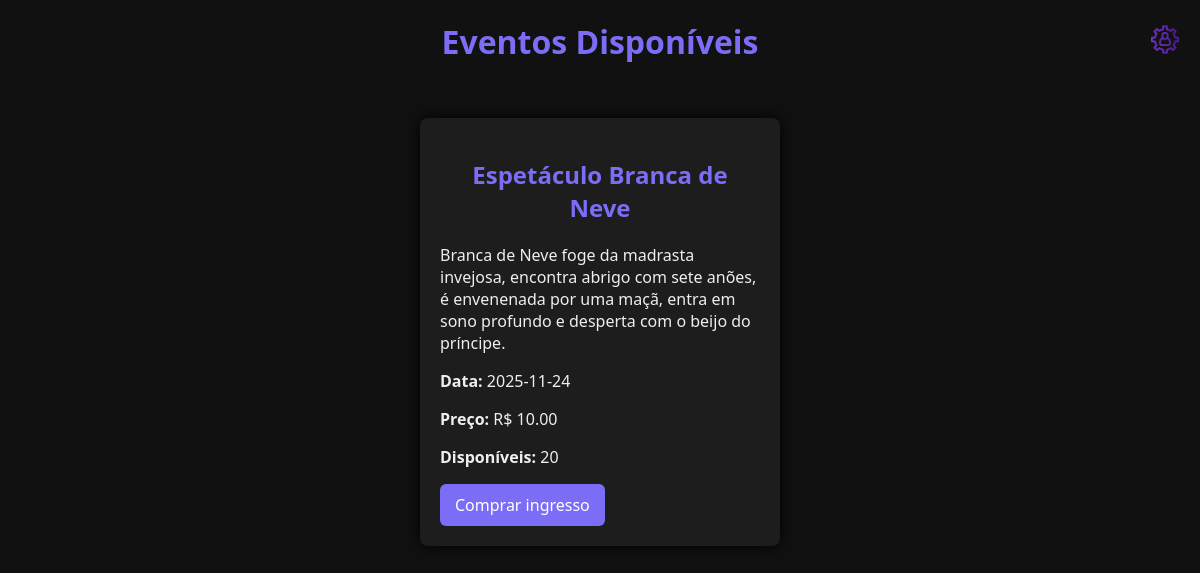
The page / on the database its author committed.
### tables this page shows
CREATE TABLE `eventos` (
  `id` int(11) NOT NULL,
  `titulo` varchar(200) NOT NULL,
  `data_evento` date NOT NULL,
  `descricao` text DEFAULT NULL,
  `preco` decimal(10,2) NOT NULL,
  `capacidade` int(11) NOT NULL,
  `ingressos_vendidos` int(11) DEFAULT 0
);

### index.php (the view)
<?php
require "includes/db.php";
$eventos = $pdo->query("SELECT * FROM eventos ORDER BY data_evento ASC")->fetchAll(PDO::FETCH_ASSOC);
?>
<!DOCTYPE html>
<html>
<head>
<link rel="stylesheet" href="css/geral.css">
</head>
<body>
<div class="header">
<h1>Eventos Disponíveis</h1>
<a href="login.php" class="icon-admin">
    <img src="icone_admin.png" alt="Login Admin">
</a>
</div>
<div class="lista-eventos">
<?php foreach($eventos as $e): ?>
<div class="evento">
    <h2><?= $e['titulo'] ?></h2>
    <p><?= $e['descricao'] ?></p>
    <p><b>Data:</b> <?= $e['data_evento'] ?></p>
    <p><b>Preço:</b> R$ <?= $e['preco'] ?></p>
    <p><b>Disponíveis:</b> <?= $e['capacidade'] - $e['ingressos_vendidos'] ?></p>
    <a class="botao" href="comprar.php?id=<?= $e['id'] ?>">Comprar ingresso</a>
</div>
<?php endforeach; ?>
</div>
</body>
</html>

### css/geral.css (style rules this page uses)
body { margin: 0; padding: 0; font-family: "Segoe UI", Arial, sans-serif; background: #111; color: #eee; }
h1, h2, h3 { text-align: center; margin-top: 20px; color: #fff; }
a { text-decoration: none; color: #7b6df6; }
.botao { display: inline-block; padding: 10px 15px; background: #7b6df6; color: white; border-radius: 6px; transition: 0.3s; }
.lista-eventos { display: flex; flex-wrap: wrap; justify-content: center; padding: 20px; }
.evento { width: 320px; background: #1d1d1d; padding: 20px; margin: 15px; border-radius: 8px; box-shadow: 0 0 15px #000; transition: 0.3s; }
.evento h2 { color: #7b6df6; }
.header { display: flex; align-items: center; justify-content: center; position: relative; padding: 20px; }
.icon-admin { position: absolute; right: 20px; top: 50%; transform: translateY(-50%); }
.icon-admin img { width: 30px; height: 30px; cursor: pointer; transition: transform 0.2s; }
h1 { color: #7b6df6; margin: 0; }

### rows shown on the page
eventos: titulo "Espetáculo Branca de Neve", descricao "Branca de Neve foge da madrasta invejosa, encontra abrigo com sete anões, é envenenada por uma maçã, entra em sono profundo e desperta com o beijo do príncipe.", data_evento "2025-11-24", preco "10.00", $e['capacidade']-$e['ingressos_vendidos'] "20"
